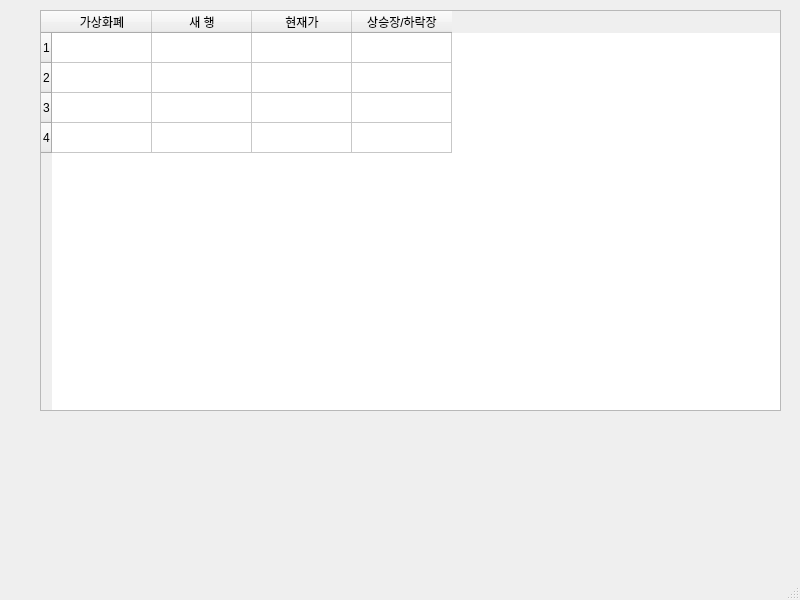
<?xml version="1.0" encoding="UTF-8"?>
<ui version="4.0">
 <class>MainWindow</class>
 <widget class="QMainWindow" name="MainWindow">
  <property name="geometry">
   <rect>
    <x>0</x>
    <y>0</y>
    <width>800</width>
    <height>600</height>
   </rect>
  </property>
  <property name="windowTitle">
   <string>MainWindow</string>
  </property>
  <widget class="QWidget" name="centralwidget">
   <widget class="QTableWidget" name="tableWidget">
    <property name="geometry">
     <rect>
      <x>40</x>
      <y>10</y>
      <width>741</width>
      <height>401</height>
     </rect>
    </property>
    <property name="rowCount">
     <number>4</number>
    </property>
    <row/>
    <row/>
    <row/>
    <row/>
    <column>
     <property name="text">
      <string>가상화폐</string>
     </property>
    </column>
    <column>
     <property name="text">
      <string>새 행</string>
     </property>
    </column>
    <column>
     <property name="text">
      <string>현재가</string>
     </property>
    </column>
    <column>
     <property name="text">
      <string>상승장/하락장</string>
     </property>
    </column>
   </widget>
  </widget>
  <widget class="QMenuBar" name="menubar">
   <property name="geometry">
    <rect>
     <x>0</x>
     <y>0</y>
     <width>800</width>
     <height>24</height>
    </rect>
   </property>
  </widget>
  <widget class="QStatusBar" name="statusbar"/>
 </widget>
 <resources/>
 <connections/>
</ui>
